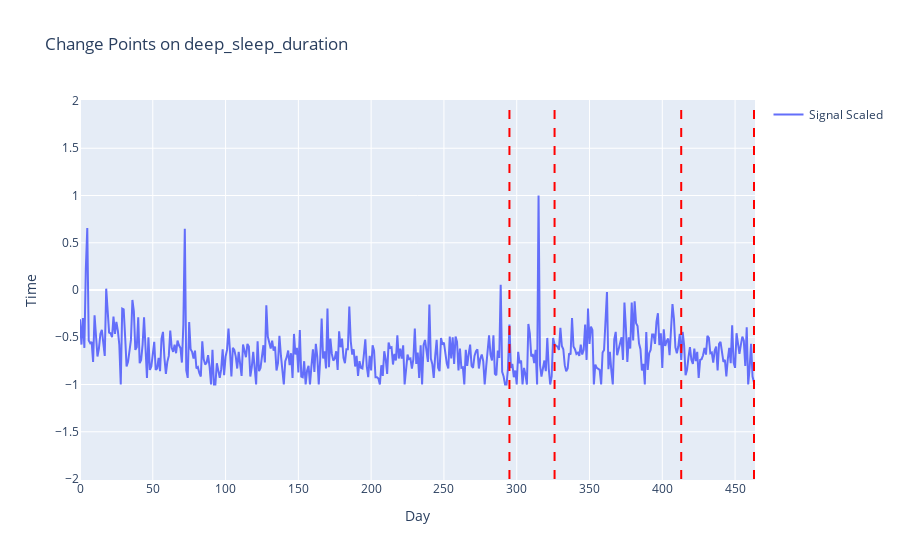

Here is the notebook cell this chart was saved with:
### Code cell
anomaly.start(column = 'deep_sleep_duration', penalty = 5, minSize = 30, percentChangePoints=0.7)

### Figure 1 — Plotly figure (JSON) as saved in the notebook; plotly's stock layout.template omitted (floating-point values rounded to 4 significant figures; data arrays with more than 128 entries replaced by an {"elided": "..."} marker saying what was removed)
{"data": [{"mode": "lines", "name": "Signal Scaled", "type": "scatter", "x": {"elided": "464 int values"}, "y": {"elided": "464 float values"}}], "layout": {"shapes": [{"line": {"color": "red", "dash": "dash", "width": 2}, "type": "line", "x0": 295, "x1": 295, "y0": -2, "y1": 2}, {"line": {"color": "red", "dash": "dash", "width": 2}, "type": "line", "x0": 326, "x1": 326, "y0": -2, "y1": 2}, {"line": {"color": "red", "dash": "dash", "width": 2}, "type": "line", "x0": 413, "x1": 413, "y0": -2, "y1": 2}, {"line": {"color": "red", "dash": "dash", "width": 2}, "type": "line", "x0": 463, "x1": 463, "y0": -2, "y1": 2}], "showlegend": true, "title": {"text": "Change Points on deep_sleep_duration"}, "xaxis": {"title": {"text": "Day"}}, "yaxis": {"title": {"text": "Time"}}}}
